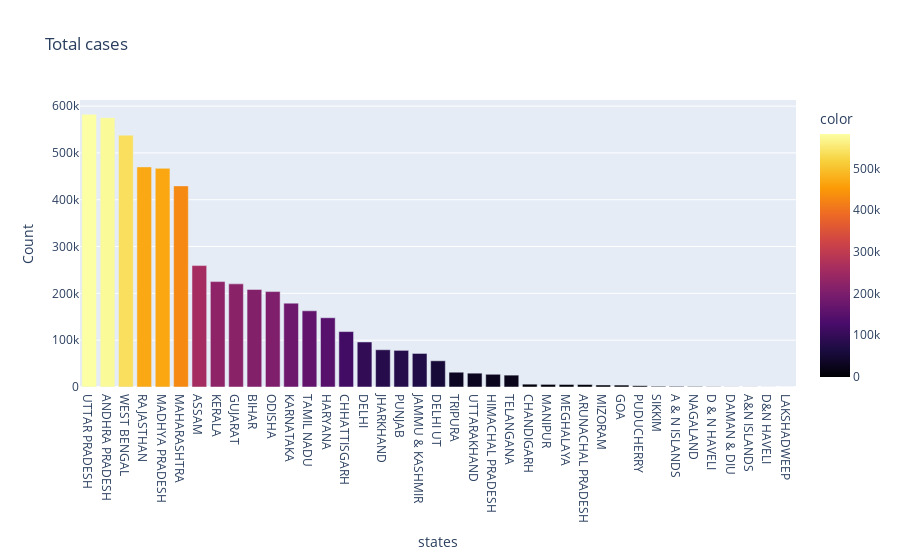

Notebook source saved alongside this figure:
### Code cell
sorted_df=all_crimes.sort_values("Total",ascending=False)
fig=px.bar(x=sorted_df["STATE/UT"],y=sorted_df["Total"],color=sorted_df["Total"],labels={"x":"states","y":"Count"},title="Total cases",color_continuous_scale="Inferno")
fig.show()

### Figure 1 — Plotly figure (JSON) as saved in the notebook; plotly's stock layout.template omitted (floating-point values rounded to 4 significant figures)
{"data": [{"alignmentgroup": "True", "hovertemplate": "states=%{x}<br>Count=%{y}<br>color=%{marker.color}<extra></extra>", "legendgroup": "", "marker": {"color": [582398, 575354, 537976, 470186, 467086, 429584, 259364, 225176, 220306, 208376, 203794, 179160, 162756, 147924, 118386, 96178, 79580, 78258, 71692, 55984, 31558, 29524, 27174, 25356, 6052, 5586, 5410, 5312, 4306, 4124, 2718, 1482, 1364, 1072, 486, 230, 204, 80, 54], "coloraxis": "coloraxis", "pattern": {"shape": ""}}, "name": "", "offsetgroup": "", "orientation": "v", "showlegend": false, "textposition": "auto", "type": "bar", "x": ["UTTAR PRADESH", "ANDHRA PRADESH", "WEST BENGAL", "RAJASTHAN", "MADHYA PRADESH", "MAHARASHTRA", "ASSAM", "KERALA", "GUJARAT", "BIHAR", "ODISHA", "KARNATAKA", "TAMIL NADU", "HARYANA", "CHHATTISGARH", "DELHI", "JHARKHAND", "PUNJAB", "JAMMU & KASHMIR", "DELHI UT", "TRIPURA", "UTTARAKHAND", "HIMACHAL PRADESH", "TELANGANA", "CHANDIGARH", "MANIPUR", "MEGHALAYA", "ARUNACHAL PRADESH", "MIZORAM", "GOA", "PUDUCHERRY", "SIKKIM", "A & N ISLANDS", "NAGALAND", "D & N HAVELI", "DAMAN & DIU", "A&N ISLANDS", "D&N HAVELI", "LAKSHADWEEP"], "xaxis": "x", "y": [582398, 575354, 537976, 470186, 467086, 429584, 259364, 225176, 220306, 208376, 203794, 179160, 162756, 147924, 118386, 96178, 79580, 78258, 71692, 55984, 31558, 29524, 27174, 25356, 6052, 5586, 5410, 5312, 4306, 4124, 2718, 1482, 1364, 1072, 486, 230, 204, 80, 54], "yaxis": "y"}], "layout": {"barmode": "relative", "coloraxis": {"colorbar": {"title": {"text": "color"}}, "colorscale": [[0, "#000004"], [0.1111, "#1b0c41"], [0.2222, "#4a0c6b"], [0.3333, "#781c6d"], [0.4444, "#a52c60"], [0.5556, "#cf4446"], [0.6667, "#ed6925"], [0.7778, "#fb9b06"], [0.8889, "#f7d13d"], [1, "#fcffa4"]]}, "legend": {"tracegroupgap": 0}, "title": {"text": "Total cases"}, "xaxis": {"anchor": "y", "domain": [0, 1], "title": {"text": "states"}}, "yaxis": {"anchor": "x", "domain": [0, 1], "title": {"text": "Count"}}}}
